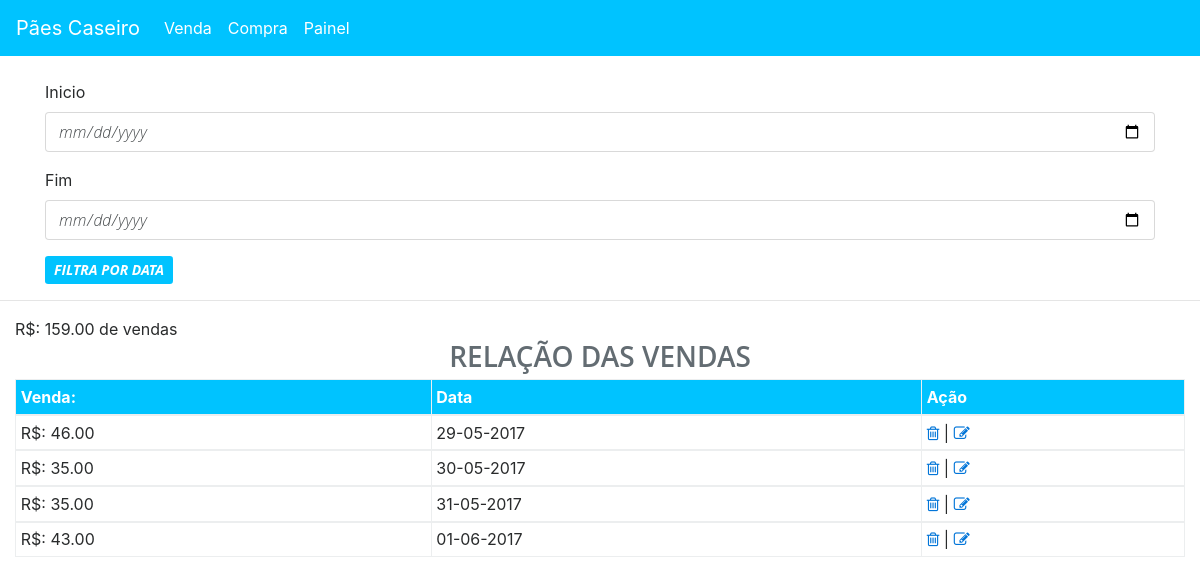
Before: / with the older database file.
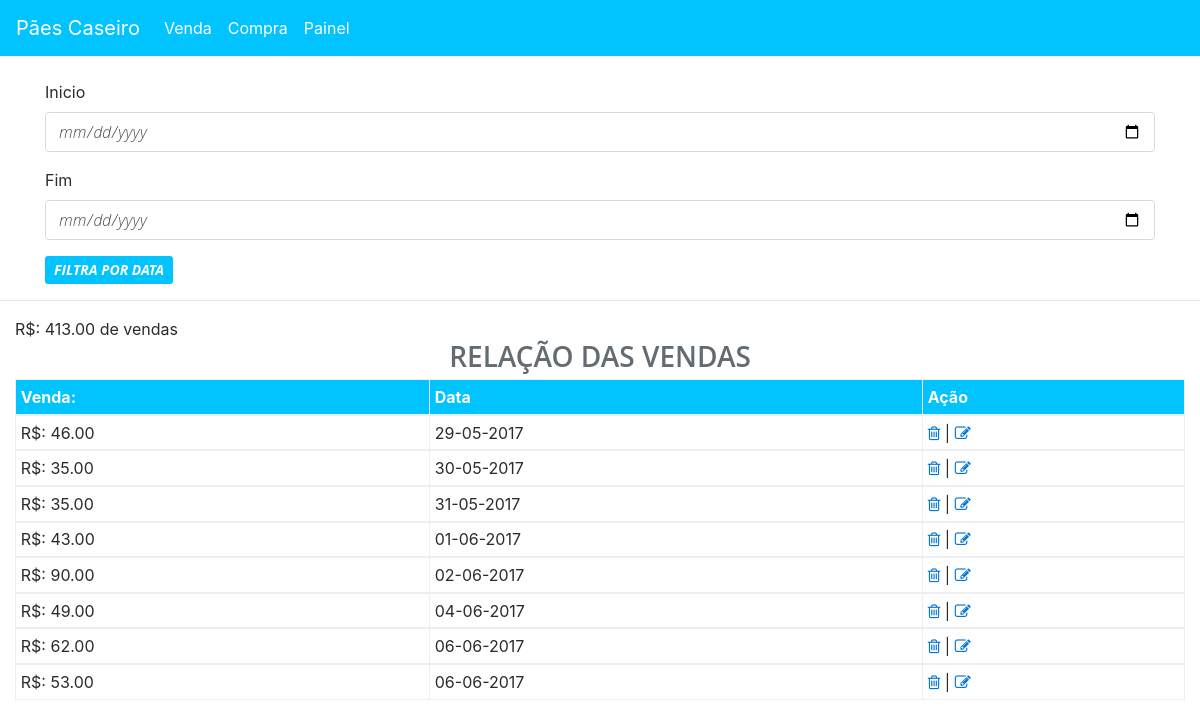
After: the same page with the newer database file.
### tables this page shows
CREATE TABLE `venda` (
  `idvenda` int(11) NOT NULL,
  `venda_diarias` decimal(10,2) DEFAULT NULL,
  `data` datetime DEFAULT NULL,
  `produto_idproduto` int(11) NOT NULL
);

### php/vendas.php (called while the page is built)
<?php
include_once 'conexao.php';
if (isset($_POST['btnCompraV']) && empty($_POST['btnCompraV'])) {
	$aa = $_POST['inputinicio'];
	$bb = $_POST['inputfim'];
	$select = "SELECT * FROM venda WHERE data BETWEEN '$aa' AND '$bb'";
	$stmt =   mysqli_query($link,$select);
	$a = "SELECT sum(venda_diarias) from venda WHERE data BETWEEN '$aa' AND '$bb'";
    $b = mysqli_query($link,$a);
}else{
	$select = "SELECT * FROM venda";
	$stmt =   mysqli_query($link,$select);
	$a = "SELECT sum(venda_diarias) from venda ";
    $b = mysqli_query($link,$a);
};
?>

### index.php (the view, shortened to what this page needs)
<?php
include '_topo.php';
require_once 'php/conexao.php';
require_once 'php/vendas.php';
?>
<br>
<div class="container">
  <form action="index.php" method="post" class="form-horizontal">
    <div class="form-group">
      <label for="inicio">Inicio</label>
      <input class="form-control" type="date" id="inicio" name="inputinicio" required="">
    </div>
    <div class="form-group">
      <label for="fim">Fim</label>
      <input class="form-control" type="date" id="fim" name="inputfim" required="">
    </div>
    <button type="submit" name="btnCompraV" class="btn btn-sm"><b>FILTRA POR DATA</b></button>
  </form>
</div>
<hr>
<div class="container-fluid">
 <div class="row">
   <div class="col-md-12">
   <?php
    foreach ($b as $total) {
  echo 'R$: '.$total["sum(venda_diarias)"].' de vendas';
}
     ?>
     <table class="table table-bordered table-sm">
      <thead>
        <tr class="" id="tb">
          <h3 class="text-center text-muted" id="h3">Relação das vendas</h3>
          <th>Venda:</th>
          <th>Data</th>
          <th>Ação</th>
        </tr>
        <?php
        foreach($stmt as $itens):
          $data = $itens['data'];
        ?>
      </thead>
      <tbody>
        <tr>
          <td><?php echo "R$: ".$itens['venda_diarias']; ?></td>
          <td><?php echo date('d-m-Y',strtotime($data)); ?></td>
          <td>
            <a href="php/delv.php?del=<?php echo $itens['idvenda']; ?>"><i class="fa fa-trash-o" aria-hidden="true" onclick="myFunction()"></i></a> |
            <a href="php/upv.php?up=<?php echo $itens['idvenda']; ?>"><i class="fa fa-pencil-square-o" aria-hidden="true"></i></a>
          </td>
        </tr>
      <?php endforeach; ?>
    </tbody>
  </table>
</div>
</div>
</div>
<?php include '_rodape.php'; ?>

Changed rows visible on the page:
added venda: venda_diarias "90.00", data "02-06-2017"
added venda: venda_diarias "49.00", data "04-06-2017"
added venda: venda_diarias "62.00", data "06-06-2017"
added venda: venda_diarias "53.00", data "06-06-2017"
Other visible differences:
new list line: "R$: 413.00 de vendas"
list line gone: "R$: 159.00 de vendas"
